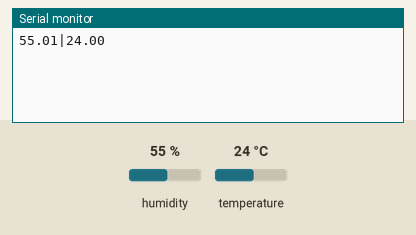
Recording of a sketch running on a simulated Arduino Uno, built with avr-gcc and run on an emulated ATmega328P. On the bench: the last lines printed to the serial monitor. Wiring (inferred from the names in the program): HTU21/Si7021 sensor at I2C address 0x40. The test bench sets the inputs (shaded band); at power-on: humidity 55 %, temperature 24 °C.

Above: at 1.5 s.
1.6 s: humidity set to 22 %
At 3.2 s:
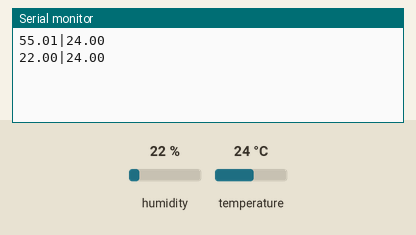
3.4 s: temperature set to 12 °C
At 4.3 s:
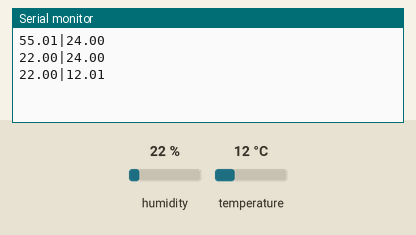
5.2 s: humidity set to 40 %
At 6.3 s:
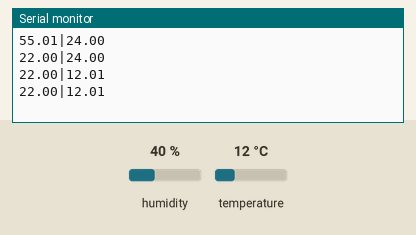
Timing chart, 0 to 8.2 s (numbered marks = the images above; inputs shaded):
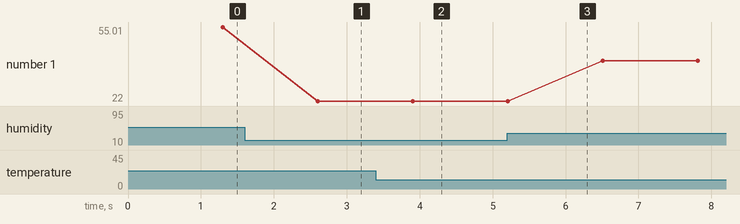

The sketch:

MIT-SHT25.ino
```cpp
//To connect to HC-06 the password is 1234
#include <SoftwareSerial.h>
//2 to RX, 3 to TX
SoftwareSerial HC06(2, 3);
#include <Wire.h>
// SHT25 I2C address is 0x40(64)
#define Addr 0x40

String SerialData = "";
void setup()
{
  // Initialise I2C communication as MASTER
  Wire.begin();
  // Initialise serial communication, set baud rate = 9600
  Serial.begin(9600);
  delay(300);
}
void loop()
{
  unsigned int data[2];
  // Start I2C transmission
  Wire.beginTransmission(Addr);
  // Send humidity measurement command, NO HOLD master
  Wire.write(0xF5);
  // Stop I2C transmission
  Wire.endTransmission();
  delay(500);
  // Request 2 bytes of data
  Wire.requestFrom(Addr, 2);
  // Read 2 bytes of data
  // humidity msb, humidity lsb
  if (Wire.available() == 2)
  {
    data[0] = Wire.read();
    data[1] = Wire.read();
    // Convert the data
    float humidity = (((data[0] * 256.0 + data[1]) * 125.0) / 65536.0) - 6;
    // Output data to Serial Monitor
    //Serial.print("RH ");
    //Serial.print(humidity);
    //Serial.print(", ");
    SerialData = SerialData + String(humidity) + "|";
  }
  // Start I2C transmission
  Wire.beginTransmission(Addr);
  // Send temperature measurement command, NO HOLD master
  Wire.write(0xF3);
  // Stop I2C transmission
  Wire.endTransmission();
  delay(500);
  // Request 2 bytes of data
  Wire.requestFrom(Addr, 2);
  // Read 2 bytes of data
  // temp msb, temp lsb
  if (Wire.available() == 2)
  {
    data[0] = Wire.read();
    data[1] = Wire.read();
    // Convert the data
    float cTemp = (((data[0] * 256.0 + data[1]) * 175.72) / 65536.0) - 46.85;
    float fTemp = (cTemp * 1.8) + 32;
    SerialData = SerialData + String(cTemp);
  }
  //Output to serial monitor which also sends it to any device connected to HC-06
  Serial.println(SerialData);
  SerialData = "";
  delay(300);
}
```

Measured:
- after the input at 1.6 s, the serial monitor: prints a new line after 1.0 s (image 1)
- after the input at 3.4 s, the serial monitor: prints a new line after 0.51 s (image 2)
- plotted number 1: 55.01 → 22 after the input at 1.6 s, 22 → 40.01 after the input at 5.2 s
